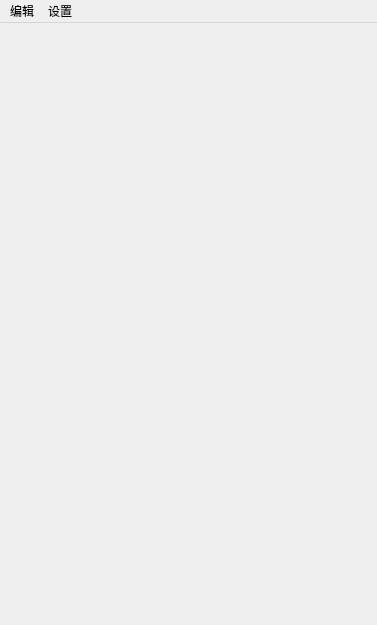
<?xml version="1.0" encoding="UTF-8"?>
<ui version="4.0">
 <class>MainWindow</class>
 <widget class="QMainWindow" name="MainWindow">
  <property name="geometry">
   <rect>
    <x>0</x>
    <y>0</y>
    <width>377</width>
    <height>625</height>
   </rect>
  </property>
  <property name="windowTitle">
   <string>MainWindow</string>
  </property>
  <widget class="QWidget" name="centralwidget">
   <layout class="QVBoxLayout" name="verticalLayout_2">
    <item>
     <layout class="QVBoxLayout" name="mainLay"/>
    </item>
   </layout>
  </widget>
  <widget class="QMenuBar" name="menubar">
   <property name="geometry">
    <rect>
     <x>0</x>
     <y>0</y>
     <width>377</width>
     <height>23</height>
    </rect>
   </property>
   <widget class="QMenu" name="menuEdit">
    <property name="title">
     <string>编辑</string>
    </property>
    <addaction name="actiontest"/>
    <addaction name="action_BlendShape"/>
   </widget>
   <widget class="QMenu" name="menuSettings">
    <property name="title">
     <string>设置</string>
    </property>
    <addaction name="action"/>
   </widget>
   <addaction name="menuEdit"/>
   <addaction name="menuSettings"/>
  </widget>
  <action name="actiontest">
   <property name="text">
    <string>导出BlendShape</string>
   </property>
  </action>
  <action name="action">
   <property name="text">
    <string>镜像配置</string>
   </property>
  </action>
  <action name="action_BlendShape">
   <property name="text">
    <string>导入BlendShape</string>
   </property>
  </action>
 </widget>
 <resources/>
 <connections/>
</ui>
